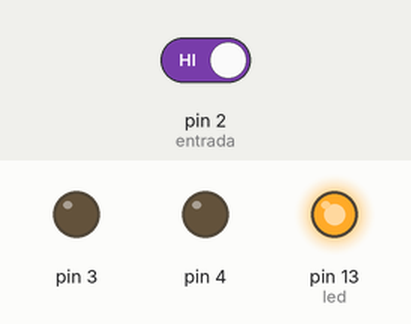
Recording of a sketch running on a simulated Arduino Uno, built with avr-gcc and run on an emulated ATmega328P. On the bench: output pins drawn as LEDs (lit = HIGH). Inputs (shaded band) come from the test bench; at power-on: pin 2 (entrada) HIGH.

Above: at 1.2 s.
1.3 s: pin 2 (entrada) driven LOW
At 1.7 s:
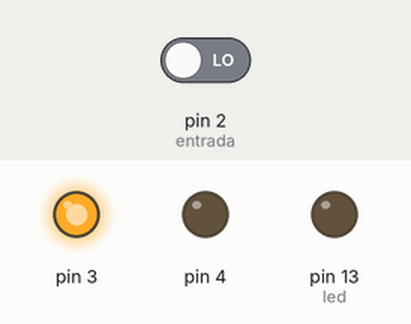
4.3 s: pin 2 (entrada) driven HIGH
At 5.1 s:
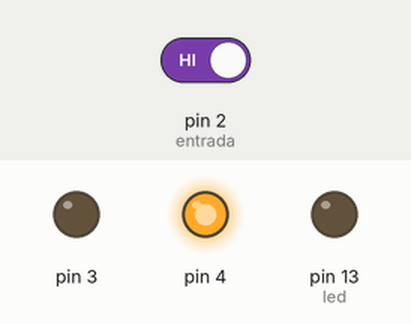
Timing chart, 0 to 7.3 s (numbered marks = the images above; inputs shaded):
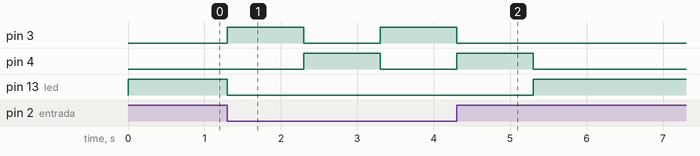

Measured:
- after the input at 1.3 s, pin 3: LOW → HIGH at once, → LOW 1.0 s later, → HIGH 1.0 s later; pin 4: LOW → HIGH after 1.0 s, → LOW 1.0 s later; pin 13 (led): HIGH → LOW at once
- after the input at 4.3 s, pin 3: goes on until 4.3 s, then stays LOW; pin 4: goes on until 5.3 s, then stays LOW; pin 13 (led): LOW → HIGH after 1.0 s

The sketch:

AC2_SI1D1.ino
```cpp
/*
IoT - Internet das Coisas
Atividade Continua 2 - S.I. - 1D Noturno
Nome : Ramon C / Daniel R.
RA   : 1800260 / 1800479
Email : ramoncavpires@gmail.com / bruce-irom@hotmail.com

*/
int led = 13;
int entrada = 2;
void setup()
{
  pinMode(led, OUTPUT);
  pinMode(entrada, INPUT);
  pinMode(3, OUTPUT);
  pinMode(4, OUTPUT);
}

void loop()
{
 int botao = digitalRead(entrada);

  if(botao == LOW){
    digitalWrite(led, LOW);
    digitalWrite(3, HIGH);
    digitalWrite(4, LOW);
    delay(1000);
    digitalWrite(3, LOW);
    digitalWrite(4, HIGH);
    delay(1000);
  }else{
    digitalWrite(led, HIGH);
    digitalWrite(3, LOW);
    digitalWrite(4, LOW);
  }
}
```
